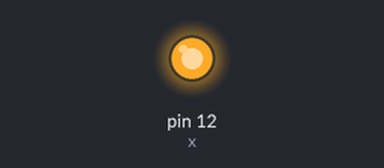
The sketch below on a simulated Arduino Uno, built with avr-gcc and run on an emulated ATmega328P. Parts: output pins drawn as LEDs (lit = HIGH).

Above: at 0.7 s.
At 5.2 s:
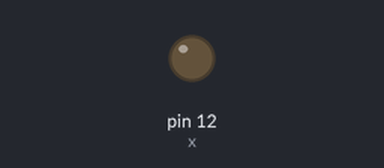
Timing chart, 0 to 6.9 s (numbered marks = the images above):
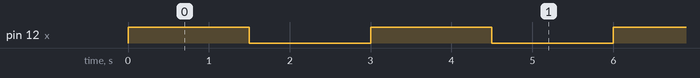

Measured:
- by itself, pin 12 (x): alternates HIGH for 1.5 s and LOW for 1.5 s

The sketch:

LASER.ino
```cpp
int x=12;
int dt=1500;

void setup() {
  // put your setup code here, to run once:
pinMode (x,OUTPUT);

}

void loop() {
  // put your main code here, to run repeatedly:
digitalWrite (x,HIGH);
delay (dt);
digitalWrite (x,LOW);
delay (dt);


}
```
